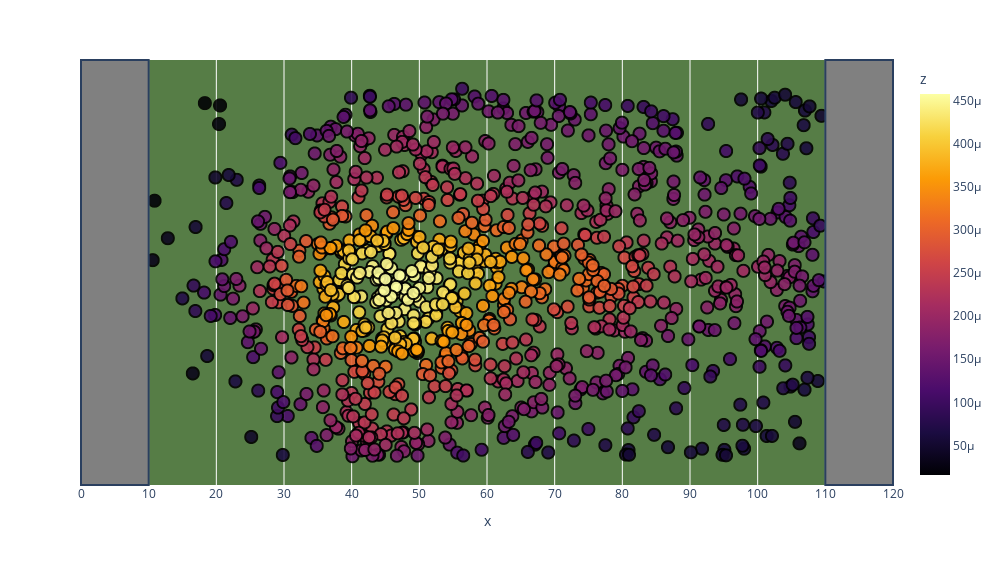

Here is the notebook cell this chart was saved with:
### Code cell
kernel = stats.gaussian_kde([tackle_location.x, tackle_location.y])
tackle_location['z'] = kernel([tackle_location.x, tackle_location.y])
fig = px.scatter(tackle_location, x = 'x', y = 'y', color = 'z', width=1000, height=565, color_continuous_scale=px.colors.sequential.Inferno)


fig = fig.add_vrect(x0=0, x1=10, fillcolor = 'gray')
fig = fig.add_vrect(x0=110, x1=120, fillcolor = 'gray')
fig = fig.update_layout(plot_bgcolor='#567D46')
fig = fig.update_yaxes(visible=False)
fig = fig.update_layout(xaxis=dict(
    tick0=0,
    dtick=10,))

fig = fig.update_traces(marker=dict(size=12,line=dict(width=2,color='black'), opacity=0.9),
                      selector=dict(mode='markers'))

fig

### Figure 1 — Plotly figure (JSON) as saved in the notebook; plotly's stock layout.template omitted (floating-point values rounded to 4 significant figures; data arrays with more than 128 entries replaced by an {"elided": "..."} marker saying what was removed)
{"data": [{"hovertemplate": "x=%{x}<br>y=%{y}<br>z=%{marker.color}<extra></extra>", "legendgroup": "", "marker": {"color": {"elided": "1079 float values"}, "coloraxis": "coloraxis", "line": {"color": "black", "width": 2}, "opacity": 0.9, "size": 12, "symbol": "circle"}, "mode": "markers", "name": "", "showlegend": false, "type": "scattergl", "x": {"elided": "1079 float values"}, "xaxis": "x", "y": {"elided": "1079 float values"}, "yaxis": "y"}], "layout": {"coloraxis": {"colorbar": {"title": {"text": "z"}}, "colorscale": [[0, "#000004"], [0.1111, "#1b0c41"], [0.2222, "#4a0c6b"], [0.3333, "#781c6d"], [0.4444, "#a52c60"], [0.5556, "#cf4446"], [0.6667, "#ed6925"], [0.7778, "#fb9b06"], [0.8889, "#f7d13d"], [1, "#fcffa4"]]}, "height": 565, "legend": {"tracegroupgap": 0}, "margin": {"t": 60}, "plot_bgcolor": "#567D46", "shapes": [{"fillcolor": "gray", "type": "rect", "x0": 0, "x1": 10, "xref": "x", "y0": 0, "y1": 1, "yref": "y domain"}, {"fillcolor": "gray", "type": "rect", "x0": 110, "x1": 120, "xref": "x", "y0": 0, "y1": 1, "yref": "y domain"}], "width": 1000, "xaxis": {"anchor": "y", "autorange": true, "domain": [0, 1], "dtick": 10, "range": [-0.1483, 120.1], "tick0": 0, "title": {"text": "x"}, "type": "linear"}, "yaxis": {"anchor": "x", "autorange": true, "domain": [0, 1], "range": [-4.127, 58.51], "title": {"text": "y"}, "type": "linear", "visible": false}}}
